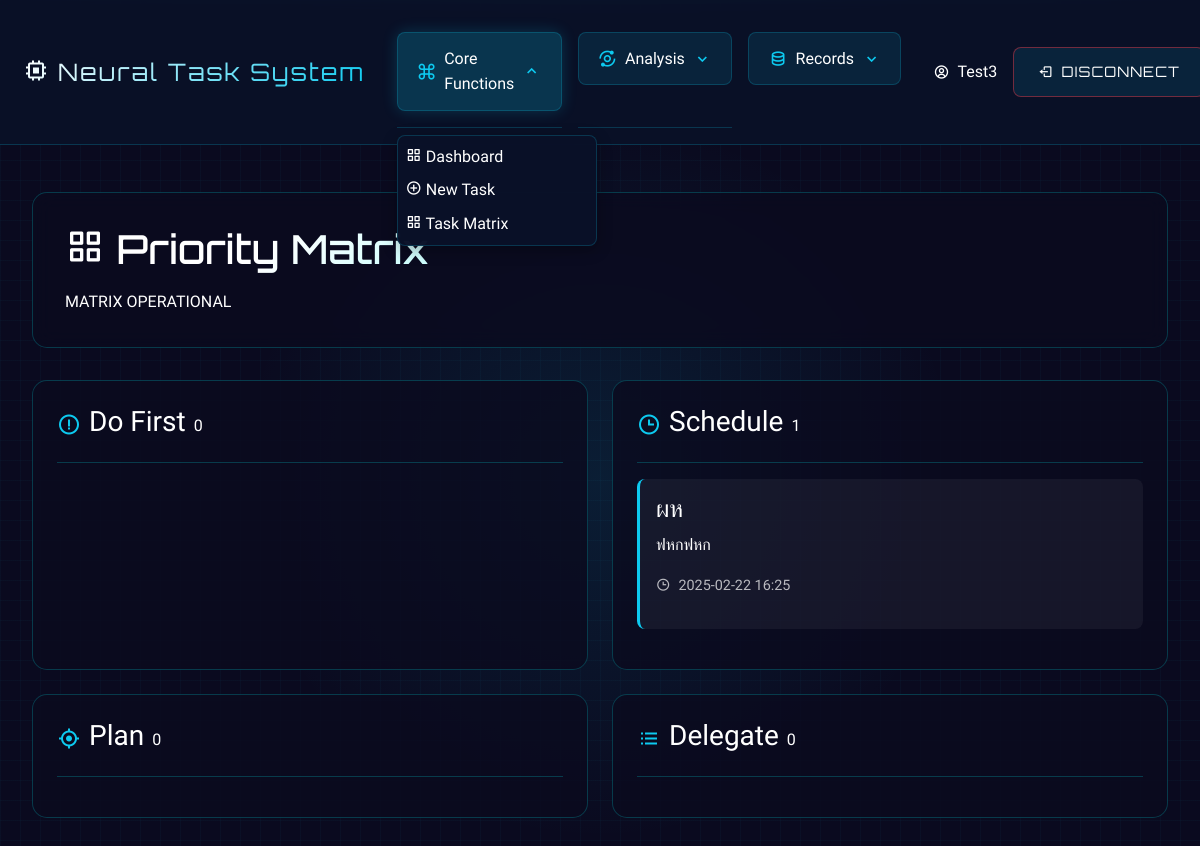
The page /task-matrix (signed in) on the database its author committed.
### models.py (models this page shows, shortened)
class User(db.Model, UserMixin):
    id = db.Column(db.Integer, primary_key=True)
    username = db.Column(db.String(150), unique=True, nullable=False)
    password_hash = db.Column(db.String(256), nullable=False)

class Task(db.Model):
    id = db.Column(db.Integer, primary_key=True)
    title = db.Column(db.String(255), nullable=False)
    description = db.Column(db.Text, nullable=True)
    completed = db.Column(db.Boolean, default=False)
    due_date = db.Column(db.DateTime, nullable=True)
    created_at = db.Column(db.DateTime, default=datetime.utcnow)
    completed_at = db.Column(db.DateTime, nullable=True)
    priority = db.Column(db.Integer, default=1)  # ตั้งค่าเริ่มต้นเป็น 1
    user_id = db.Column(db.Integer, db.ForeignKey("user.id"), nullable=False)
    user = db.relationship("User", backref=db.backref("tasks", lazy=True))

### routes.py (the view)
@app_routes.route("/task-matrix")
@login_required
def task_matrix():
    urgent_important = Task.query.filter(
        Task.user_id == current_user.id, Task.priority >= 4, Task.completed == False
    ).all()
    urgent_not_important = Task.query.filter(
        Task.user_id == current_user.id,
        Task.priority <= 3,
        Task.due_date <= datetime.utcnow(),
        Task.completed == False,
    ).all()
    not_urgent_important = Task.query.filter(
        Task.user_id == current_user.id,
        Task.priority >= 4,
        Task.due_date > datetime.utcnow(),
        Task.completed == False,
    ).all()
    not_urgent_not_important = Task.query.filter(
        Task.user_id == current_user.id,
        Task.priority <= 3,
        Task.due_date > datetime.utcnow(),
        Task.completed == False,
    ).all()
    return render_template(
        "task_matrix.html",
        urgent_important=urgent_important,
        urgent_not_important=urgent_not_important,
        not_urgent_important=not_urgent_important,
        not_urgent_not_important=not_urgent_not_important,
    )

### app.py (called while the page is built)
@login_manager.user_loader
def load_user(user_id):
    return User.query.get(int(user_id))

### templates/task_matrix.html (shortened to what this page needs)
{% extends "base.html" %}
{% block content %}
<div class="cyber-interface">
    <div class="neo-container">
        <div class="ai-header mb-4">
            <h1 class="cyber-title">
                <i class='bx bx-grid-alt'></i> Priority Matrix
            </h1>
            <div class="system-info">
                <span class="status-indicator">MATRIX OPERATIONAL</span>
            </div>
        </div>
        <div class="matrix-grid">
            <div class="matrix-quadrant critical">
                <div class="quadrant-header">
                    <i class='bx bx-error-circle'></i>
                    <h3>Do First</h3>
                    <span class="task-count">{{ urgent_important|length }}</span>
                </div>
            </div>
            <div class="matrix-quadrant urgent">
                <div class="quadrant-header">
                    <i class='bx bx-time'></i>
                    <h3>Schedule</h3>
                    <span class="task-count">{{ urgent_not_important|length }}</span>
                </div>
                <div class="task-list">
                    {% for task in urgent_not_important %}
                    <div class="matrix-task-card">
                        <h4>{{ task.title }}</h4>
                        <p>{{ task.description }}</p>
                        <div class="task-meta">
                            <span class="due-date">
                                <i class='bx bx-time'></i>
                                {{ task.due_date.strftime('%Y-%m-%d %H:%M') }}
                            </span>
                        </div>
                    </div>
                    {% endfor %}
                </div>
            </div>
            <div class="matrix-quadrant important">
                <div class="quadrant-header">
                    <i class='bx bx-target-lock'></i>
                    <h3>Plan</h3>
                    <span class="task-count">{{ not_urgent_important|length }}</span>
                </div>
            </div>
            <div class="matrix-quadrant normal">
                <div class="quadrant-header">
                    <i class='bx bx-list-ul'></i>
                    <h3>Delegate</h3>
                    <span class="task-count">{{ not_urgent_not_important|length }}</span>
                </div>
            </div>
        </div>
    </div>
</div>
{% endblock %}

### templates/base.html (shortened to what this page needs)
<!DOCTYPE html>
<html lang="en">
<head>
    {% block head %}
    <link href="https://cdn.jsdelivr.net/npm/bootstrap@5.3.2/dist/css/bootstrap.min.css" rel="stylesheet">
    <link href="https://cdn.jsdelivr.net/npm/boxicons@2.1.4/css/boxicons.min.css" rel="stylesheet">
    <link rel="stylesheet" type="text/css" href="{{ url_for('static', filename='css/styles.css') }}">
    {% endblock %}
</head>
<body>
    <div class="cyber-interface">
        <nav class="cyber-nav">
            <div class="container-fluid px-4">
                <div class="nav-wrapper">
                    <div class="nav-brand">
                        <a class="navbar-brand text-cyber" href="{{ url_for('app_routes.index') }}">
                            <i class='bx bx-chip me-2'></i>Neural Task System
                        </a>
                    </div>
                    {% if current_user.is_authenticated %}
                    <div class="nav-menu-wrapper">
                        <div class="nav-menu">
                            <div class="menu-section">
                                <div class="section-header" data-section="core">
                                    <i class='bx bx-command'></i>
                                    <span>Core Functions</span>
                                    <i class='bx bx-chevron-down'></i>
                                </div>
                                <div class="section-content" id="core-content">
                                    <a href="{{ url_for('app_routes.dashboard') }}" class="nav-link">
                                        <i class='bx bx-grid-alt'></i>
                                        <span>Dashboard</span>
                                    </a>
                                    <a href="{{ url_for('app_routes.add_task') }}" class="nav-link">
                                        <i class='bx bx-plus-circle'></i>
                                        <span>New Task</span>
                                    </a>
                                    <a href="{{ url_for('app_routes.task_matrix') }}" class="nav-link">
                                        <i class='bx bx-grid-alt'></i>
                                        <span>Task Matrix</span>
                                    </a>
                                </div>
                            </div>
                            <div class="menu-section">
                                <div class="section-header" data-section="analysis">
                                    <i class='bx bx-analyse'></i>
                                    <span>Analysis</span>
                                    <i class='bx bx-chevron-down'></i>
                                </div>
                            </div>
                            <div class="menu-section">
                                <div class="section-header" data-section="records">
                                    <i class='bx bx-data'></i>
                                    <span>Records</span>
                                    <i class='bx bx-chevron-down'></i>
                                </div>
                            </div>
                        </div>
                    </div>
                    {% endif %}
                    <div class="nav-actions">
                        {% if current_user.is_authenticated %}
                        <div class="user-info">
                            <i class='bx bx-user-circle'></i>
                            <span>{{ current_user.username }}</span>
                        </div>
                        <a href="{{ url_for('app_routes.logout') }}" class="cyber-action delete">
                            <i class='bx bx-log-out'></i>
                            <span>Disconnect</span>
                        </a>
                        {% else %}
                        <a href="{{ url_for('app_routes.login') }}" class="cyber-action">
                            <i class='bx bx-log-in'></i>
                            <span>Access System</span>
                        </a>
                        {% endif %}
                    </div>
                </div>
            </div>
        </nav>
        {% block content %}{% endblock %}
    </div>
</body>
</html>

### rows shown on the page
User: username "Test3"
Task: title "ผห", description "ฟหกฟหก", due_date "2025-02-22 16:25"

### other values the page prints
{{ urgent_important|length }} "0"
{{ urgent_not_important|length }} "1"
{{ not_urgent_important|length }} "0"
{{ not_urgent_not_important|length }} "0"
